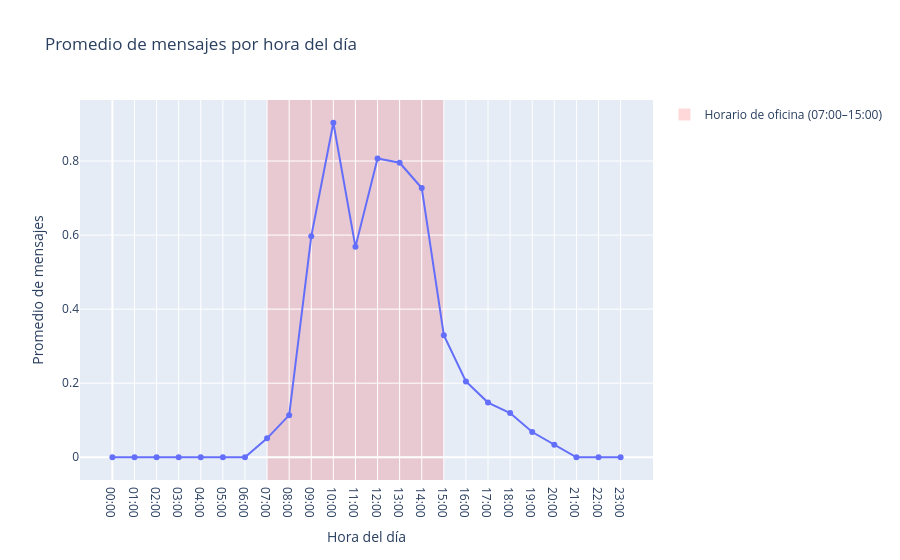

The notebook cell saved with this chart:
### Code cell
import plotly.graph_objects as go

fig = px.line(
    promedio_hora,
    x="hora",
    y="promedio_mensajes",
    markers=True,
    title="Promedio de mensajes por hora del día",
    labels={
        "hora": "Hora del día",
        "promedio_mensajes": "Promedio de mensajes"
    }
)

# Sombrear horario de oficina: 07:00 - 15:00
fig.add_vrect(
    x0=7,
    x1=15,
    fillcolor="red",
    opacity=0.15,
    layer="below",
    line_width=0
)

# Traza ficticia para agregar horario de oficina a la leyenda
fig.add_trace(
    go.Scatter(
        x=[None],
        y=[None],
        mode="markers",
        marker=dict(
            size=12,
            color="rgba(255, 0, 0, 0.15)",
            symbol="square"
        ),
        name="Horario de oficina (07:00–15:00)",
        hoverinfo="skip"
    )
)

# Mostrar las 24 horas en el eje X
fig.update_xaxes(
    tickmode="array",
    tickvals=list(range(24)),
    ticktext=[f"{h:02d}:00" for h in range(24)]
)

# Hover de la línea
fig.update_traces(
    selector=dict(mode="lines+markers"),
    hovertemplate=(
        "<b>Hora: %{x}:00</b><br>"
        "Promedio: %{y:.2f} mensajes"
        "<extra></extra>"
    )
)

fig.show()

### Figure 1 — Plotly figure (JSON) as saved in the notebook; plotly's stock layout.template omitted (floating-point values rounded to 4 significant figures)
{"data": [{"hovertemplate": "<b>Hora: %{x}:00</b><br>Promedio: %{y:.2f} mensajes<extra></extra>", "legendgroup": "", "line": {"color": "#636efa", "dash": "solid"}, "marker": {"symbol": "circle"}, "mode": "lines+markers", "name": "", "orientation": "v", "showlegend": false, "type": "scatter", "x": [0, 1, 2, 3, 4, 5, 6, 7, 8, 9, 10, 11, 12, 13, 14, 15, 16, 17, 18, 19, 20, 21, 22, 23], "xaxis": "x", "y": [0.0, 0.0, 0.0, 0.0, 0.0, 0.0, 0.0, 0.05114, 0.1136, 0.5966, 0.9034, 0.5682, 0.8068, 0.7955, 0.7273, 0.3295, 0.2045, 0.1477, 0.1193, 0.06818, 0.03409, 0.0, 0.0, 0.0], "yaxis": "y"}, {"hoverinfo": "skip", "marker": {"color": "rgba(255, 0, 0, 0.15)", "size": 12, "symbol": "square"}, "mode": "markers", "name": "Horario de oficina (07:00–15:00)", "type": "scatter", "x": [null], "y": [null]}], "layout": {"legend": {"tracegroupgap": 0}, "shapes": [{"fillcolor": "red", "layer": "below", "line": {"width": 0}, "opacity": 0.15, "type": "rect", "x0": 7, "x1": 15, "xref": "x", "y0": 0, "y1": 1, "yref": "y domain"}], "title": {"text": "Promedio de mensajes por hora del día"}, "xaxis": {"anchor": "y", "domain": [0, 1], "tickmode": "array", "ticktext": ["00:00", "01:00", "02:00", "03:00", "04:00", "05:00", "06:00", "07:00", "08:00", "09:00", "10:00", "11:00", "12:00", "13:00", "14:00", "15:00", "16:00", "17:00", "18:00", "19:00", "20:00", "21:00", "22:00", "23:00"], "tickvals": [0, 1, 2, 3, 4, 5, 6, 7, 8, 9, 10, 11, 12, 13, 14, 15, 16, 17, 18, 19, 20, 21, 22, 23], "title": {"text": "Hora del día"}}, "yaxis": {"anchor": "x", "domain": [0, 1], "title": {"text": "Promedio de mensajes"}}}}
